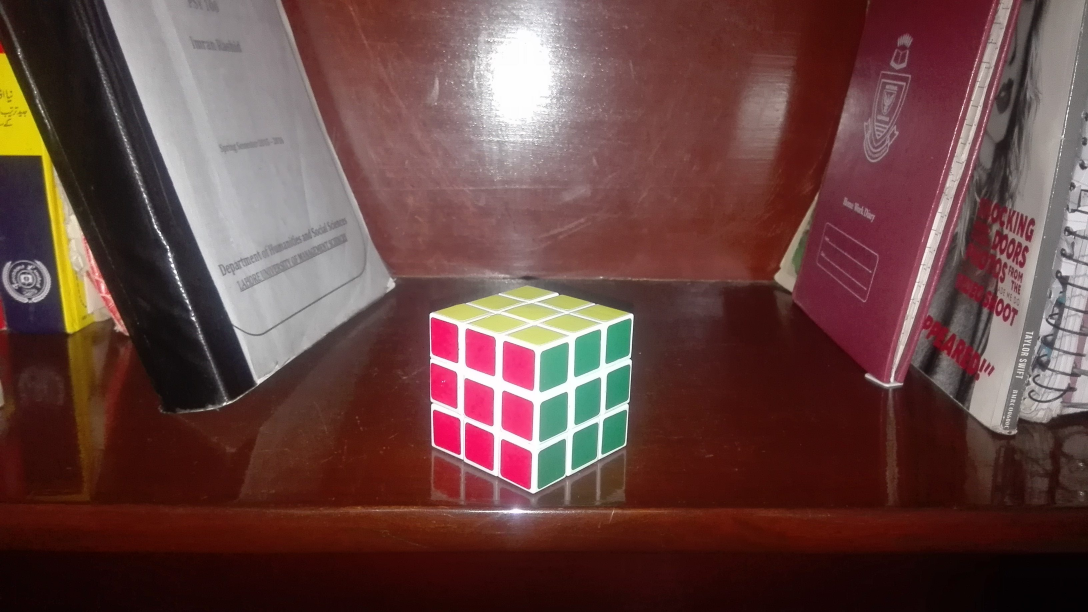
#> input picture PA2 Camera Caliberation/cube.jpg, 3264 x 1836 px (shown at 1/3 size)
$ jupyter execute CV_Assignment2_Part2.ipynb   (shell and % lines are left out)
#> lines starting #> are read from the running program, lines starting #| are printed output that depends on the picture
# Assignment 2 Part 2

###  In this part of assignment you'll be determining the intrinsic and extrinsic parameters of a your mobile phone camera using camera calibration techniques.
### Undergrad students have to strictly follow the handout and implement the procedure outlined in the handout. Grad students can follow the handout and get full marks but they are free to experiment and they can look at other ways of finding the projection matrix but keep in mind that you are not allowed to copy code and you should able to explain every step of your implementation.
### For this assignment we are using the direct linear transformation method

[cell 1]
import matplotlib
import cv2
from mpl_toolkits import mplot3d
from matplotlib import pyplot as plt
from matplotlib import cm
from matplotlib import image as mpimg
from matplotlib.pyplot import figure
import seaborn as sns
import numpy as np
import matplotlib.pylab as pl
from matplotlib.colors import ListedColormap

## Part 1 (30 marks for undergrad) (20 marks for grad)
### Take image of a calibration object with your camera phone. Unlike shown in the lecture slides here you are required to choose an appropriate 3D calibration object (i.e. a nonplanar object, a rubiks cube for example) so that the world points on that object span a 3-dimensional space, and the image points are easy to mark. Place the calibration object on a horizontal plane, such as a tabletop, or floor, to take the image. Mark at least 25 image points as carefully as possible and establish their world coordinates in millimeters.
### From this data, compute the camera matrix P. Show the original points and the back-projected camera points on a single image and compute the average re-projection error.

[cell 2]
# Your code goes here
img = np.array(mpimg.imread('cube.jpg'))
#> img is the input picture: shape (1836, 3264, 3); mean R, G, B 103.1, 69.7, 66.7
#img

cube_length = 19  #each block length in cube is 19mm

# 30 points selected on cube
world_coordinates = np.array([[0, 1 ,2, 3, 0, 0, 0, 0, 0, 0, 1, 1, 1, 2, 2, 2, 3, 3, 3, 0, 0, 0, 0, 0, 0, 0, 0, 0, 1, 2],
                              [0, 0, 0, 0, 1, 2, 3, 0, 0, 0, 0, 0, 0, 0, 0, 0, 0, 0, 0, 1, 1, 1, 2, 2, 2, 3, 3, 3, 1, 2],
                              [0, 0, 0, 0, 0, 0, 0, 1, 2, 3, 1, 2, 3, 1, 2, 3, 1, 2, 3, 1, 2, 3, 1, 2, 3, 1, 2, 3, 3, 3]])

world_coordinates = cube_length * world_coordinates
print (world_coordinates.shape)

image_coordinates = np.array([[1601, 1706, 1798, 1877, 1487, 1386, 1294, 1605, 1610, 1614,
                              1711, 1711, 1715, 1803, 1807, 1812, 1877, 1891, 1895,
                              1496, 1496, 1496, 1386, 1382, 1382, 1294, 1289, 1294,
                              1605, 1592],

                              [1478, 1421, 1369, 1329, 1421, 1373, 1333, 1342, 1193, 1048,
                              1294, 1154, 1013, 1250, 1110, 978, 1210, 1070, 943,
                              1294, 1149, 1009, 1250, 1110, 978, 1206, 1070, 939,
                              973, 904]])

                              #[0, 0, 0, 0, 0, 0, 0, 0, 0, 0, 0, 0, 0, 0, 0, 0, 0, 0, 0, 0, 0, 0, 0, 0, 0, 0, 0, 0, 0, 0]


print (image_coordinates.shape)

[cell 3]
figure(dpi = 150)
#plt.axis('off') # allows us to turn off axis, comment this out to show axis
plt.imshow(img)
for i in range (30):
    plt.plot(image_coordinates[0, i], image_coordinates[1, i], marker = '.')
    #print (i)
plt.show()
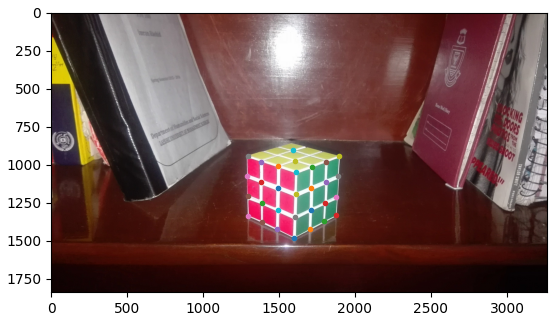
#> figure drawn by matplotlib, 1 panel

[cell 4]
selected_points = world_coordinates.shape[1]
print (selected_points)

#print (image_coordinates)

A_matrix = np.empty([2*selected_points, 12], dtype=int)
print (A_matrix.shape)
index = 0

for i in range (selected_points):
    #print (world_coordinates[:, i])
    world_point = world_coordinates[:, i]
    X = world_point[0]
    Y = world_point[1]
    Z = world_point[2]

    #print (i)
    image_point = image_coordinates[:, i]
    x = image_point[0]
    y = image_point[1]
    #print(x)

    A_matrix[index, :] = [X, Y, Z, 1, 0, 0, 0, 0, -x*X, -x*Y, -x*Z, -x]
    A_matrix[index+1, :] = [0, 0, 0, 0, X, Y, Z, 1, -y*X, -y*Y, -y*Z, -y]

    index += 2
    #print(y)

#print (A_matrix)
U, S, V = np.linalg.svd(A_matrix)
last_row = np.array(V[V.shape[1]-1, :])
#print (last_row)

P = last_row.reshape(3, 4)
print (P)

[cell 5]
#create empty array
fourth_row = np.ones((1, selected_points))
print (fourth_row.shape)

#shape = (4, selected_points)
new_worldcoordinates = np.concatenate((world_coordinates, fourth_row), axis=0)
print (new_worldcoordinates.shape)

[cell 6]
backproject = np.matmul(P, new_worldcoordinates)
backproject = backproject/backproject[2, :]
#print (backproject)

[cell 7]
figure(dpi = 150)
#plt.axis('off') # allows us to turn off axis, comment this out to show axis
plt.imshow(img)
for i in range (30):
    plt.plot(image_coordinates[0, i], image_coordinates[1, i], marker = '.', color = 'black')
    plt.plot(backproject[0, i], backproject[1, i], marker = '+', color='yellow')
    #print (i)
plt.show()

[cell 8]
img_backproject = backproject[0:2, :]
error_values =  img_backproject - image_coordinates
#print (error_values)
error = np.linalg.norm(error_values)
#for average error, divide total error by number of points
print (error/30)

[cell 9]
#https://leohart.wordpress.com/2010/07/23/rq-decomposition-from-qr-decomposition/
#code copied from above link for RQ Factorization

import scipy
#from scipy.linalg.decomp import qr

def rq(A):
    '''Implement rq decomposition using QR decomposition

    From Wikipedia,
     The RQ decomposition transforms a matrix A into the product of an upper triangular matrix R (also known as right-triangular) and an orthogonal matrix Q. The only difference from QR decomposition is the order of these matrices.
     QR decomposition is Gram-Schmidt orthogonalization of columns of A, started from the first column.
     RQ decomposition is Gram-Schmidt orthogonalization of rows of A, started from the last row.
    '''
    #A = np.asarray(A)

    m, n = A.shape

    # Reverse the rows
    reversed_A = np.flipud(A)

    # Make rows into column, then find QR
    Q, R = scipy.linalg.qr(np.transpose(reversed_A))

    # The returned R is flipped updown, left right of transposed R
    R = np.flipud(np.transpose(R))
    R[:,0:m-1] = R[:,m-1:0:-1]

    # The returned Q is the flipped up-down of transposed Q
    Q = np.transpose(Q)
    Q[0:m-1, :] = Q[m-1:0:-1, :]

    return R, Q

## Part 2 (10 marks for both)
### Since we are using direct linear transformation, you are required to implement QR decomposition of a matrix

[cell 10]
def qr_decomp(P_matrix): #you can decide what input this function takes
    #user should pass complete P_matrix
    R, K = np.linalg.qr(P_matrix[:, 0:3])
    return K, R

## Part 3 (30 marks for undergrad) (20 marks for grad)
### Compute camera center C, intrinsic matrix K and Rotation matrix R. Generate a 3D figure which shows the calibration points, the camera center and the orientation of the camera in 3D (You also have to plot the points for 3d calibration object as well)

[cell 11]
# Your code goes here
def cam_centre(P_matrix):
    U, S, V = np.linalg.svd(P_matrix)

    last_row = np.array(V[V.shape[1]-1, :])
    temp = last_row/last_row[3]
    return temp

[cell 12]
U_temp, S_temp, V_temp = np.linalg.svd(P)

#V_transpose = V_temp.transpose()
#print (V.shape)

last_row_V = np.array(V_temp[V_temp.shape[1]-1, :])
print (last_row_V)
camera_centre = last_row_V/last_row_V[3]
print (camera_centre)

[cell 13]
camera_centre = cam_centre(P)
print (camera_centre)

[cell 14]
K, R = qr_decomp(P)
#normalize K
K = K/K[2][2]
print (K)
print (R)

[cell 15]
fig = plt.figure()
ax = plt.axes(projection='3d')
ax.scatter3D(camera_centre[0], camera_centre[1], camera_centre[2], color = 'blue')
ax.scatter3D(world_coordinates[0, :], world_coordinates[1, :], world_coordinates[2, :], color = 'red')
#ax.scatter3D(K[0, :], K[1, :], K[2, :], color = 'yellow')
#ax.scatter3D(R[0, :], R[1, :], R[2, :], color = 'green')
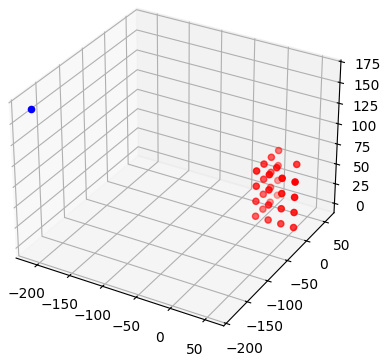
#> figure drawn by matplotlib, 1 panel
